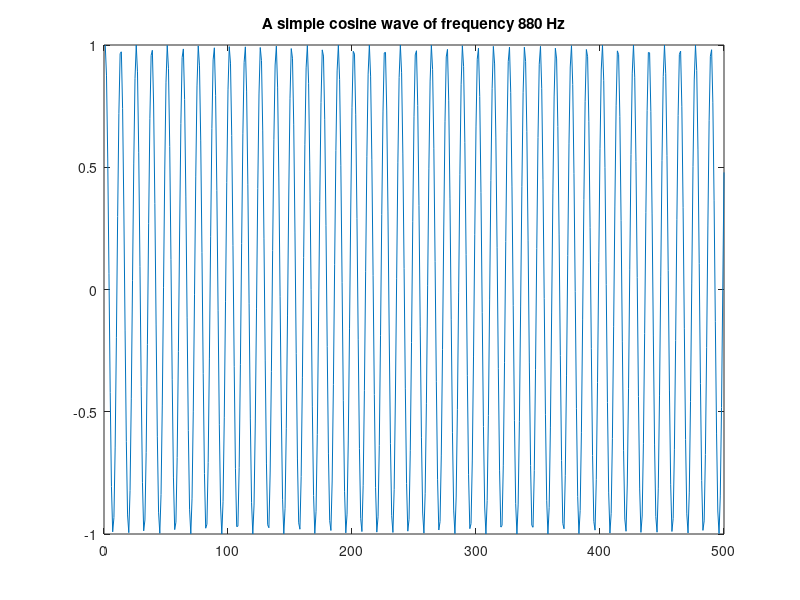

This figure's MATLAB source:
amp = 1;
F_s = 11025;
F_w = 880;
nsec = 2;
dur = nsec*F_s;

n = 0:dur;

y = amp*cos(2*pi*n*F_w/F_s);

figure(6)
plot(y(1:500))
title('A simple cosine wave of frequency 880 Hz')

soundsc(y, F_s)